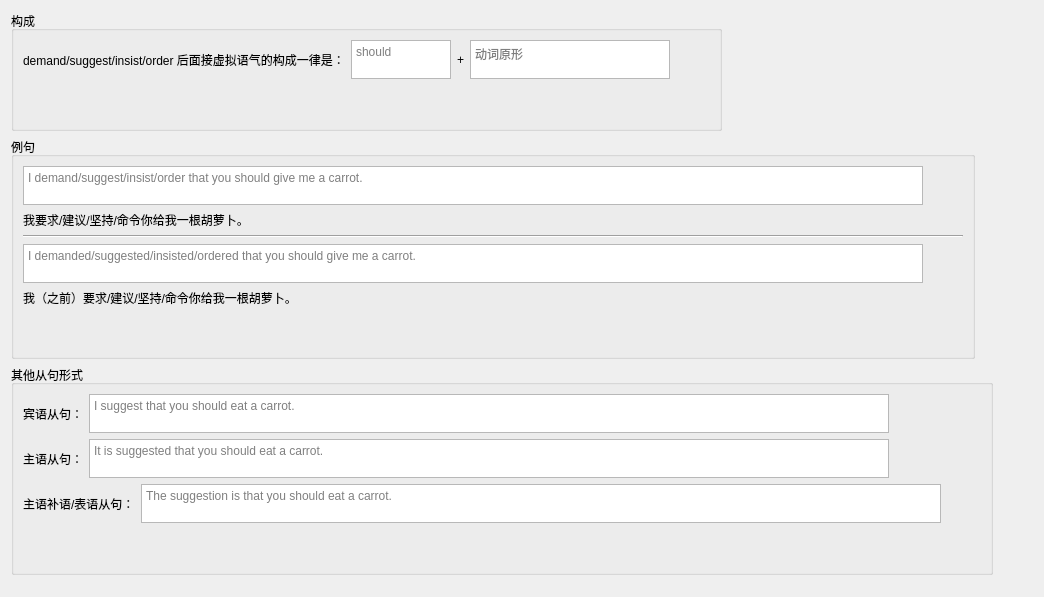
             <widget class="QWidget" name="tab_8">
              <attribute name="title">
               <string>请求(demand)/建议(suggest)/坚持(insist)/命令(order)</string>
              </attribute>
              <layout class="QVBoxLayout" name="verticalLayout_37">
               <item>
                <layout class="QHBoxLayout" name="horizontalLayout_57">
                 <item>
                  <widget class="QGroupBox" name="groupBox_18">
                   <property name="title">
                    <string>构成</string>
                   </property>
                   <layout class="QGridLayout" name="gridLayout_10">
                    <item row="0" column="0">
                     <layout class="QHBoxLayout" name="horizontalLayout_50">
                      <item>
                       <widget class="QLabel" name="label_75">
                        <property name="text">
                         <string>demand/suggest/insist/order 后面接虚拟语气的构成一律是：</string>
                        </property>
                       </widget>
                      </item>
                      <item>
                       <widget class="QTextEdit" name="textEdit_59">
                        <property name="maximumSize">
                         <size>
                          <width>100</width>
                          <height>39</height>
                         </size>
                        </property>
                        <property name="placeholderText">
                         <string>should</string>
                        </property>
                       </widget>
                      </item>
                      <item>
                       <widget class="QLabel" name="label_83">
                        <property name="text">
                         <string>+</string>
                        </property>
                       </widget>
                      </item>
                      <item>
                       <widget class="QTextEdit" name="textEdit_64">
                        <property name="maximumSize">
                         <size>
                          <width>200</width>
                          <height>39</height>
                         </size>
                        </property>
                        <property name="placeholderText">
                         <string>动词原形</string>
                        </property>
                       </widget>
                      </item>
                      <item>
                       <spacer name="horizontalSpacer_32">
                        <property name="orientation">
                         <enum>Qt::Horizontal</enum>
                        </property>
                        <property name="sizeHint" stdset="0">
                         <size>
                          <width>40</width>
                          <height>20</height>
                         </size>
                        </property>
                       </spacer>
                      </item>
                     </layout>
                    </item>
                    <item row="1" column="0">
                     <spacer name="verticalSpacer_23">
                      <property name="orientation">
                       <enum>Qt::Vertical</enum>
                      </property>
                      <property name="sizeHint" stdset="0">
                       <size>
                        <width>20</width>
                        <height>40</height>
                       </size>
                      </property>
                     </spacer>
                    </item>
                   </layout>
                  </widget>
                 </item>
                 <item>
                  <spacer name="horizontalSpacer_39">
                   <property name="orientation">
                    <enum>Qt::Horizontal</enum>
                   </property>
                   <property name="sizeHint" stdset="0">
                    <size>
                     <width>40</width>
                     <height>20</height>
                    </size>
                   </property>
                  </spacer>
                 </item>
                </layout>
               </item>
               <item>
                <layout class="QHBoxLayout" name="horizontalLayout_59">
                 <item>
                  <widget class="QGroupBox" name="groupBox_19">
                   <property name="title">
                    <string>例句</string>
                   </property>
                   <layout class="QVBoxLayout" name="verticalLayout_35">
                    <item>
                     <layout class="QHBoxLayout" name="horizontalLayout_51">
                      <item>
                       <widget class="QTextEdit" name="textEdit_63">
                        <property name="minimumSize">
                         <size>
                          <width>900</width>
                          <height>39</height>
                         </size>
                        </property>
                        <property name="maximumSize">
                         <size>
                          <width>600</width>
                          <height>39</height>
                         </size>
                        </property>
                        <property name="placeholderText">
                         <string>I demand/suggest/insist/order that you should give me a carrot.</string>
                        </property>
                       </widget>
                      </item>
                      <item>
                       <spacer name="horizontalSpacer_33">
                        <property name="orientation">
                         <enum>Qt::Horizontal</enum>
                        </property>
                        <property name="sizeHint" stdset="0">
                         <size>
                          <width>40</width>
                          <height>20</height>
                         </size>
                        </property>
                       </spacer>
                      </item>
                     </layout>
                    </item>
                    <item>
                     <widget class="QLabel" name="label_84">
                      <property name="text">
                       <string>我要求/建议/坚持/命令你给我一根胡萝卜。</string>
                      </property>
                     </widget>
                    </item>
                    <item>
                     <widget class="Line" name="line_9">
                      <property name="orientation">
                       <enum>Qt::Horizontal</enum>
                      </property>
                     </widget>
                    </item>
                    <item>
                     <layout class="QHBoxLayout" name="horizontalLayout_52">
                      <item>
                       <widget class="QTextEdit" name="textEdit_65">
                        <property name="minimumSize">
                         <size>
                          <width>900</width>
                          <height>0</height>
                         </size>
                        </property>
                        <property name="maximumSize">
                         <size>
                          <width>600</width>
                          <height>39</height>
                         </size>
                        </property>
                        <property name="placeholderText">
                         <string>I demanded/suggested/insisted/ordered that you should give me a carrot.</string>
                        </property>
                       </widget>
                      </item>
                      <item>
                       <spacer name="horizontalSpacer_34">
                        <property name="orientation">
                         <enum>Qt::Horizontal</enum>
                        </property>
                        <property name="sizeHint" stdset="0">
                         <size>
                          <width>40</width>
                          <height>20</height>
                         </size>
                        </property>
                       </spacer>
                      </item>
                     </layout>
                    </item>
                    <item>
                     <widget class="QLabel" name="label_85">
                      <property name="text">
                       <string>我（之前）要求/建议/坚持/命令你给我一根胡萝卜。</string>
                      </property>
                     </widget>
                    </item>
                    <item>
                     <spacer name="verticalSpacer_24">
                      <property name="orientation">
                       <enum>Qt::Vertical</enum>
                      </property>
                      <property name="sizeHint" stdset="0">
                       <size>
                        <width>20</width>
                        <height>40</height>
                       </size>
                      </property>
                     </spacer>
                    </item>
                   </layout>
                  </widget>
                 </item>
                 <item>
                  <spacer name="horizontalSpacer_40">
                   <property name="orientation">
                    <enum>Qt::Horizontal</enum>
                   </property>
                   <property name="sizeHint" stdset="0">
                    <size>
                     <width>40</width>
                     <height>20</height>
                    </size>
                   </property>
                  </spacer>
                 </item>
                </layout>
               </item>
               <item>
                <layout class="QHBoxLayout" name="horizontalLayout_60">
                 <item>
                  <widget class="QGroupBox" name="groupBox_20">
                   <property name="title">
                    <string>其他从句形式</string>
                   </property>
                   <layout class="QVBoxLayout" name="verticalLayout_36">
                    <item>
                     <layout class="QHBoxLayout" name="horizontalLayout_53">
                      <item>
                       <widget class="QLabel" name="label_86">
                        <property name="text">
                         <string>宾语从句：</string>
                        </property>
                       </widget>
                      </item>
                      <item>
                       <widget class="QTextEdit" name="textEdit_66">
                        <property name="minimumSize">
                         <size>
                          <width>800</width>
                          <height>0</height>
                         </size>
                        </property>
                        <property name="maximumSize">
                         <size>
                          <width>500</width>
                          <height>39</height>
                         </size>
                        </property>
                        <property name="placeholderText">
                         <string>I suggest that you should eat a carrot.</string>
                        </property>
                       </widget>
                      </item>
                      <item>
                       <spacer name="horizontalSpacer_35">
                        <property name="orientation">
                         <enum>Qt::Horizontal</enum>
                        </property>
                        <property name="sizeHint" stdset="0">
                         <size>
                          <width>40</width>
                          <height>20</height>
                         </size>
                        </property>
                       </spacer>
                      </item>
                     </layout>
                    </item>
                    <item>
                     <layout class="QHBoxLayout" name="horizontalLayout_54">
                      <item>
                       <widget class="QLabel" name="label_87">
                        <property name="text">
                         <string>主语从句：</string>
                        </property>
                       </widget>
                      </item>
                      <item>
                       <widget class="QTextEdit" name="textEdit_67">
                        <property name="minimumSize">
                         <size>
                          <width>800</width>
                          <height>0</height>
                         </size>
                        </property>
                        <property name="maximumSize">
                         <size>
                          <width>500</width>
                          <height>39</height>
                         </size>
                        </property>
                        <property name="placeholderText">
                         <string>It is suggested that you should eat a carrot.</string>
                        </property>
                       </widget>
                      </item>
                      <item>
                       <spacer name="horizontalSpacer_36">
                        <property name="orientation">
                         <enum>Qt::Horizontal</enum>
                        </property>
                        <property name="sizeHint" stdset="0">
                         <size>
                          <width>40</width>
                          <height>20</height>
                         </size>
                        </property>
                       </spacer>
                      </item>
                     </layout>
                    </item>
                    <item>
                     <layout class="QHBoxLayout" name="horizontalLayout_56">
                      <item>
                       <widget class="QLabel" name="label_89">
                        <property name="text">
                         <string>主语补语/表语从句：</string>
                        </property>
                       </widget>
                      </item>
                      <item>
                       <widget class="QTextEdit" name="textEdit_69">
                        <property name="minimumSize">
                         <size>
                          <width>800</width>
                          <height>0</height>
                         </size>
                        </property>
                        <property name="maximumSize">
                         <size>
                          <width>500</width>
                          <height>39</height>
                         </size>
                        </property>
                        <property name="placeholderText">
                         <string>The suggestion is that you should eat a carrot.</string>
                        </property>
                       </widget>
                      </item>
                      <item>
                       <spacer name="horizontalSpacer_38">
                        <property name="orientation">
                         <enum>Qt::Horizontal</enum>
                        </property>
                        <property name="sizeHint" stdset="0">
                         <size>
                          <width>40</width>
                          <height>20</height>
                         </size>
                        </property>
                       </spacer>
                      </item>
                     </layout>
                    </item>
                    <item>
                     <spacer name="verticalSpacer_25">
                      <property name="orientation">
                       <enum>Qt::Vertical</enum>
                      </property>
                      <property name="sizeHint" stdset="0">
                       <size>
                        <width>20</width>
                        <height>40</height>
                       </size>
                      </property>
                     </spacer>
                    </item>
                   </layout>
                  </widget>
                 </item>
                 <item>
                  <spacer name="horizontalSpacer_41">
                   <property name="orientation">
                    <enum>Qt::Horizontal</enum>
                   </property>
                   <property name="sizeHint" stdset="0">
                    <size>
                     <width>40</width>
                     <height>20</height>
                    </size>
                   </property>
                  </spacer>
                 </item>
                </layout>
               </item>
               <item>
                <spacer name="verticalSpacer_26">
                 <property name="orientation">
                  <enum>Qt::Vertical</enum>
                 </property>
                 <property name="sizeHint" stdset="0">
                  <size>
                   <width>20</width>
                   <height>11</height>
                  </size>
                 </property>
                </spacer>
               </item>
              </layout>
             </widget>
